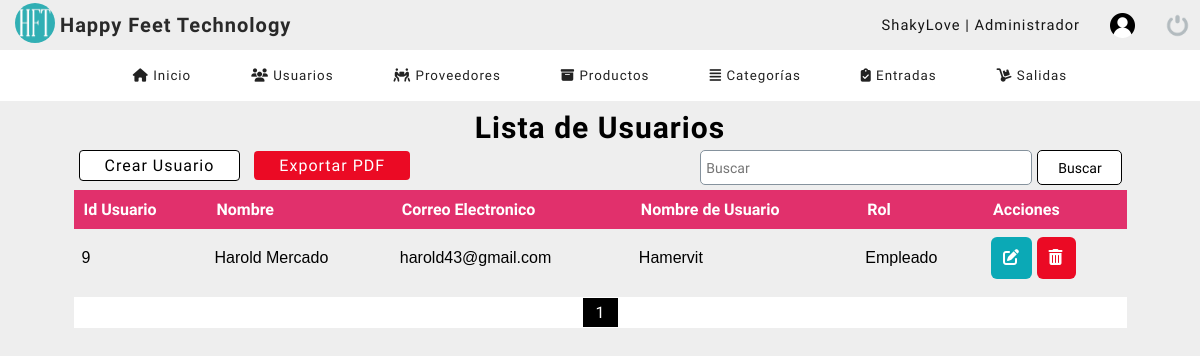
The page /dashboard/buscar_usuario.php?busqueda=Harold Mercado (signed in) on the database its author committed.
### tables this page shows
CREATE TABLE `usuarios` (
  `codigo` int(11) NOT NULL,
  `nombre` varchar(50) DEFAULT NULL,
  `correo` varchar(50) DEFAULT NULL,
  `usuario` varchar(50) DEFAULT NULL,
  `contraseña` varchar(50) DEFAULT NULL,
  `rol` int(11) DEFAULT NULL,
  `estatus` int(11) NOT NULL DEFAULT 1
);

CREATE TABLE `rol` (
  `id_rol` int(11) NOT NULL,
  `rol` varchar(50) DEFAULT NULL
);

### dashboard/buscar_usuario.php (the view, shortened to what this page needs)
<?php
    include "../bd/conn.php";
?>
<!DOCTYPE html>
<html lang="en">
<head>
	<?php include "includes/scripts.php"; ?>
</head>
<body>
	<?php include "includes/header.php" ?>
    <section id="container">
        <?php
            $busqueda = strtolower($_REQUEST['busqueda']);
        ?>
        <div class="tabla-usuario">
            <h1>Lista de Usuarios</h1>
            <div class="botones">
                <div class="botones-2">
                <?php
                    if($_SESSION['rol'] != 1){ ?>
                    <a href="pdf_usuario.php" class="btn-info">Exportar PDF</a>
                        <form action="buscar_usuario.php" method="get" class="form-search">
                            <input type="text" name="busqueda" id="busqueda" placeholder="Buscar" class="barra-search">
                            <input type="submit" value="Buscar" class="btn-search">
                        </form>
                    <?php }else{ ?>
                    <a href="registro_usuario.php" class="btn-nuevo">Crear Usuario</a>
                    <a href="pdf_usuario.php" class="btn-info">Exportar PDF</a>
                        <form action="buscar_usuario.php" method="get" class="form-search">
                            <input type="text" name="busqueda" id="busqueda" placeholder="Buscar" class="barra-search">
                            <input type="submit" value="Buscar" class="btn-search">
                        </form>
                    <?php } ?>
                </div>
            </div>
            <div class="table">
                <table>
                    <tr>
                        <th>Id Usuario</th>
                        <th>Nombre</th>
                        <th>Correo Electronico</th>
                        <th>Nombre de Usuario</th>
                        <th>Rol</th>
                        <?php
                            if($_SESSION['rol'] != 1){
                            }else{
                        ?>
                        <th>Acciones</th>
                        <?php } ?>
                    </tr>
                    <?php
                        $rol = '';
                        $sql_registe = mysqli_query($conn, "SELECT COUNT(*) as total_registro
                                                                FROM usuarios
                                                                WHERE ( codigo  LIKE '%.$busqueda.%' OR
                                                                        nombre  LIKE '%$busqueda%' OR
                                                                        correo  LIKE '%$busqueda%' OR
                                                                        usuario LIKE  '%$busqueda%'
                                                                        $rol )
                                                                AND estatus = 1");
                        $row_registe = mysqli_fetch_array($sql_registe);
                        $total_registro = $row_registe['total_registro'];
                        $por_pagina = 6;
                        if(empty($_GET['pagina'])){
                            $pagina = 1;
                        }else{
                            $pagina = $_GET['pagina'];
                        }
                        $desde = ($pagina - 1 ) * $por_pagina;
                        $total_paginas = ceil($total_registro / $por_pagina);
                        $query = mysqli_query($conn, "SELECT u.codigo, u.nombre, u.correo, u.usuario, r.rol
                                                            FROM usuarios u
                                                            INNER JOIN rol r ON u.rol = r.id_rol
                                                            WHERE     ( u.codigo  LIKE '%$busqueda%' OR
                                                                        u.nombre  LIKE '%$busqueda%' OR
                                                                        u.correo  LIKE '%$busqueda%' OR
                                                                        u.usuario LIKE '%$busqueda%' OR
                                                                        r.rol     LIKE '%$busqueda%' )
                                                            AND estatus = 1
                                                            ORDER BY u.codigo ASC
                                                            LIMIT $desde, $por_pagina");
                        $resltado = mysqli_num_rows($query);
                        if($resltado > 0){
                            while($row = mysqli_fetch_array($query)){
                    ?>
                                <?php
                            $clase = 0;
                            if($_SESSION['rol'] == 1){
                                $clase = 1;
                            }else{
                                $clase = 2;
                            }
                            ?>
                                <tr class="rol-<?php echo $clase ?>">
                                <td><?php echo $row['codigo']; ?></td>
                                <td><?php echo $row['nombre']; ?></td>
                                <td><?php echo $row['correo']; ?></td>
                                <td><?php echo $row['usuario']; ?></td>
                                <?php if(!$row['rol']){
                                    ?>
                                    <td><?php echo "DEFINIR"; ?></td>
                                <?php
                                }else{
                                ?>
                                    <td><?php echo $row['rol'] ?></td>
                                <?php
                                }
                                ?>
                                <?php if($_SESSION['rol'] != 1){
                                }else{?>
                                <td class="acc">
                                    <a class="link_edit" href="editar_usuario.php?codigo=<?php echo $row['codigo']; ?>">
                                        <i class="fas fa-edit"></i>
                                    </a>
                                <?php if($row['codigo'] != 1){  ?>
                                    <a class="link_delete" href="eliminar_usuario.php?codigo=<?php echo $row['codigo']; ?>">
                                        <i class="fas fa-trash-alt"></i>
                                    </a>
                                <?php } ?>
                                </td>
                                <?php } ?>
                            </tr>
                    <?php
                            }
                        }
                    ?>
                </table>
            </div>
    <?php
        if($total_registro != 0){
    ?>
            <div class="paginador_pr">
                <div class="paginador">
                        <ul>
                    <?php
                        for ($i=1; $i <= $total_paginas; $i++){
                            if($i == $pagina){
                                echo '<li class="pageSelected">'.$i.'</li>';
                            }else{
                                echo '<li><a href="?pagina='.$i.'&busqueda='.$busqueda.'">'.$i.'</a></li>';
                            }
                        }
                    ?>
                        </ul>
                </div>
            </div>
    <?php } ?>
        </div>
    </section>
</body>
</html>

### dashboard/css/style.css (style rules this page uses)
* { margin: 0; padding: 0; box-sizing: border-box; }
body { background: #eeeeee; }
h1, h2, h3, h4, h5, h6 { font-family: 'Handlee'; letter-spacing: 1px; }
h1 { font-size: 20px; margin-right: auto; }
a { text-decoration: none; font-family: arial; letter-spacing: 1px; }
#container { padding: 90px 15px 15px; height: 100%; }
form { background: white; margin: auto; padding: 20px 50px; border: 1px solid #d1d1d1; }
input,select { display: block; width: 100%; height: 35px; font-size: 14px; padding: 5px; border: 1px solid #85929d; border-radius: 5px; }
.tabla-usuario { margin-top: 10px; }
.tabla-usuario h1 { color: black; text-align: center; font-size: 30px; font-family: 'Baloo 2'; margin-top: 20px; }
.tabla-usuario .botones { display: flex; justify-content: center; }
.botones-2 { width: 90%; }
.tabla-usuario .btn-nuevo { display: inline-block; background: white; color: black; border-radius: 4px; margin: 5px; padding: 5px 25px; font-family: 'Baloo 2'; border: 1px solid black; }
.tabla-usuario .btn-info { display: inline-block; background: #eb0a24; color: white; border-radius: 4px; margin: 5px; padding: 5px 25px; font-family: 'Baloo 2'; }
.table { display: flex; justify-content: center; }
table { border-collapse: collapse; font-size: 12pt; width: 90%; justify-content: center; }
th { font-family: 'Baloo 2'; text-align: start; padding: 10px; background: rgb(94, 94, 94); color: white; }
table tr:nth-child(odd) { background: white; }
table .rol-1 td { font-family: Arial, Helvetica, sans-serif; padding: 8px; }
.link_edit { display: inline-block; background: #0BA9B6; color: white; border-radius: 6px; padding: 12px; }
.link_delete { display: inline-block; background: #eb0a24; color: white; border-radius: 6px; padding: 12px; }
.paginador_pr { display: flex; justify-content: center; width: 100%; margin-top: 10px; }
.paginador { width: 90%; display: flex; justify-content: center; border: none; background: #FFF; }
.paginador ul { padding: 0; list-style: none; background: #FFF; margin-top: 0; display: -webkit-flex; display: -moz-flex; display: -ms-flex; display: -o-flex; display: inline-flex; }
.paginador a, .pageSelected { color: rgb(0, 0, 0); border: none; display: inline-block; font-size: 20; text-align: center; width: 35px; margin: 1px; padding: 5px; font-family: 'Baloo 2'; }
.pageSelected { color: white; background: black; }
.form-search { display: -webkit-flex; display: -moz-flex; display: -ms-flex; display: -o-flex; display: flex; float: right; background: #ededed; padding: 0; width: 40%; margin: 5px; border: none; }
.form-search .btn-search { background: white; color: black; border: 1px solid black; padding: 0 20px; cursor: pointer; width: 20%; margin-left: 5px; display: inline-block; font-family: 'Baloo 2'; }
.form-search .barra-search { background: rgb(255, 255, 255); font-family: 'Baloo 2'; }
.table table th { background: #E1306C; }

### rows shown on the page
usuarios: codigo "9", nombre "Harold Mercado", correo "harold43@gmail.com", usuario "Hamervit", rol.rol "Empleado"

### other values the page prints
$_SESSION['user'] "ShakyLove"
